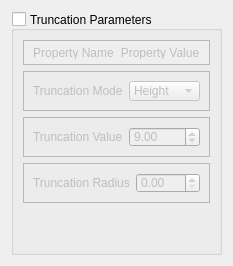
            <widget class="QWidget" name="tab_Truncation">
             <attribute name="title">
              <string>Truncation</string>
             </attribute>
             <layout class="QGridLayout" name="gridLayout">
              <item row="0" column="0">
               <widget class="QGroupBox" name="groupBox_Truncation">
                <property name="title">
                 <string>Truncation Parameters</string>
                </property>
                <property name="alignment">
                 <set>Qt::AlignJustify|Qt::AlignVCenter</set>
                </property>
                <property name="flat">
                 <bool>false</bool>
                </property>
                <property name="checkable">
                 <bool>true</bool>
                </property>
                <property name="checked">
                 <bool>false</bool>
                </property>
                <layout class="QVBoxLayout" name="verticalLayout_5">
                 <item>
                  <widget class="QFrame" name="frame_Title_Truncation">
                   <property name="enabled">
                    <bool>true</bool>
                   </property>
                   <property name="maximumSize">
                    <size>
                     <width>16777215</width>
                     <height>25</height>
                    </size>
                   </property>
                   <property name="autoFillBackground">
                    <bool>true</bool>
                   </property>
                   <property name="frameShape">
                    <enum>QFrame::StyledPanel</enum>
                   </property>
                   <property name="frameShadow">
                    <enum>QFrame::Raised</enum>
                   </property>
                   <layout class="QHBoxLayout" name="horizontalLayout_38">
                    <property name="topMargin">
                     <number>5</number>
                    </property>
                    <property name="bottomMargin">
                     <number>5</number>
                    </property>
                    <item>
                     <widget class="QLabel" name="label_PropertyName_Truncation">
                      <property name="enabled">
                       <bool>true</bool>
                      </property>
                      <property name="text">
                       <string>Property Name</string>
                      </property>
                      <property name="alignment">
                       <set>Qt::AlignCenter</set>
                      </property>
                     </widget>
                    </item>
                    <item>
                     <widget class="QLabel" name="label_PropertyValue_Truncation">
                      <property name="enabled">
                       <bool>true</bool>
                      </property>
                      <property name="text">
                       <string>Property Value</string>
                      </property>
                      <property name="alignment">
                       <set>Qt::AlignCenter</set>
                      </property>
                     </widget>
                    </item>
                   </layout>
                  </widget>
                 </item>
                 <item>
                  <widget class="QFrame" name="frame_TruncationMode">
                   <property name="maximumSize">
                    <size>
                     <width>16777215</width>
                     <height>40</height>
                    </size>
                   </property>
                   <property name="frameShape">
                    <enum>QFrame::StyledPanel</enum>
                   </property>
                   <property name="frameShadow">
                    <enum>QFrame::Raised</enum>
                   </property>
                   <layout class="QHBoxLayout" name="horizontalLayout_9">
                    <item>
                     <widget class="QLabel" name="label_TruncationMode">
                      <property name="text">
                       <string>Truncation Mode</string>
                      </property>
                     </widget>
                    </item>
                    <item>
                     <widget class="QComboBox" name="comboBox_TruncationMode">
                      <item>
                       <property name="text">
                        <string>Height</string>
                       </property>
                      </item>
                      <item>
                       <property name="text">
                        <string>Radius</string>
                       </property>
                      </item>
                     </widget>
                    </item>
                   </layout>
                  </widget>
                 </item>
                 <item>
                  <widget class="QFrame" name="frame_TruncationValue">
                   <property name="maximumSize">
                    <size>
                     <width>16777215</width>
                     <height>40</height>
                    </size>
                   </property>
                   <property name="frameShape">
                    <enum>QFrame::StyledPanel</enum>
                   </property>
                   <property name="frameShadow">
                    <enum>QFrame::Raised</enum>
                   </property>
                   <layout class="QHBoxLayout" name="horizontalLayout_14">
                    <item>
                     <widget class="QLabel" name="label_TruncationValue">
                      <property name="text">
                       <string>Truncation Value</string>
                      </property>
                     </widget>
                    </item>
                    <item>
                     <widget class="QDoubleSpinBox" name="doubleSpinBox_TruncationValue">
                      <property name="maximum">
                       <double>999.990000000000009</double>
                      </property>
                      <property name="stepType">
                       <enum>QAbstractSpinBox::AdaptiveDecimalStepType</enum>
                      </property>
                      <property name="value">
                       <double>9.000000000000000</double>
                      </property>
                     </widget>
                    </item>
                   </layout>
                  </widget>
                 </item>
                 <item>
                  <widget class="QFrame" name="frame_TruncationRadius">
                   <property name="maximumSize">
                    <size>
                     <width>16777215</width>
                     <height>40</height>
                    </size>
                   </property>
                   <property name="frameShape">
                    <enum>QFrame::StyledPanel</enum>
                   </property>
                   <property name="frameShadow">
                    <enum>QFrame::Raised</enum>
                   </property>
                   <layout class="QHBoxLayout" name="horizontalLayout_15">
                    <item>
                     <widget class="QLabel" name="label_TruncationRadius">
                      <property name="text">
                       <string>Truncation Radius</string>
                      </property>
                     </widget>
                    </item>
                    <item>
                     <widget class="QDoubleSpinBox" name="doubleSpinBox_TruncationRadius">
                      <property name="maximum">
                       <double>999.990000000000009</double>
                      </property>
                      <property name="stepType">
                       <enum>QAbstractSpinBox::AdaptiveDecimalStepType</enum>
                      </property>
                     </widget>
                    </item>
                   </layout>
                  </widget>
                 </item>
                 <item>
                  <spacer name="verticalSpacer_Truncation">
                   <property name="orientation">
                    <enum>Qt::Vertical</enum>
                   </property>
                   <property name="sizeHint" stdset="0">
                    <size>
                     <width>20</width>
                     <height>40</height>
                    </size>
                   </property>
                  </spacer>
                 </item>
                </layout>
               </widget>
              </item>
             </layout>
            </widget>
